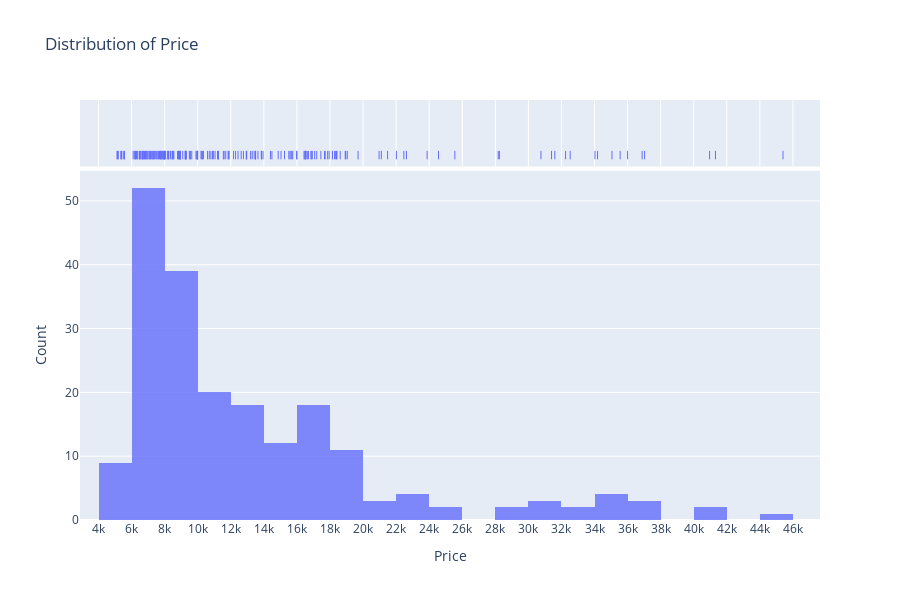

The cell this chart's notebook holds for it:
### Markdown cell above
## Der Preis wird extra dargestellt um mehr Details zu erkennen.
Es ist zu erkennen dass der Preis eine asymetrische Vertelung hat. 
### min.: 5118€
### Max.: 45400€
### mean: 13276€
### midian: 10295€

### Code cell
# Analyse von Preis:

print("-- statistische Werte von Preis --")

print("min.:", df['price'].min())
print("max.:",df['price'].max())
print("mean:",df['price'].mean())
print("median:",df['price'].median())


fig = px.histogram(df, x='price', nbins=40, marginal="rug", title='Distribution of Price', opacity=0.8)

fig.update_layout(
    xaxis_title='Price',
    yaxis_title='Count',
    height=600  # Höhe des Plots
)

fig.update_xaxes(
    tickmode='linear',
    tick0=0,
    dtick=2000
)

fig.show()

### Figure 1 — Plotly figure (JSON) as saved in the notebook; plotly's stock layout.template omitted (floating-point values rounded to 4 significant figures; data arrays with more than 128 entries replaced by an {"elided": "..."} marker saying what was removed)
{"data": [{"bingroup": "x", "hovertemplate": "price=%{x}<br>count=%{y}<extra></extra>", "legendgroup": "", "marker": {"color": "#636efa", "opacity": 0.8, "pattern": {"shape": ""}}, "name": "", "nbinsx": 40, "orientation": "v", "showlegend": false, "type": "histogram", "x": {"elided": "205 float values"}, "xaxis": "x", "yaxis": "y"}, {"boxpoints": "all", "fillcolor": "rgba(255,255,255,0)", "hoveron": "points", "hovertemplate": "price=%{x}<extra></extra>", "jitter": 0, "legendgroup": "", "line": {"color": "rgba(255,255,255,0)"}, "marker": {"color": "#636efa", "symbol": "line-ns-open"}, "name": "", "showlegend": false, "type": "box", "x": {"elided": "205 float values"}, "xaxis": "x2", "yaxis": "y2"}], "layout": {"barmode": "relative", "height": 600, "legend": {"tracegroupgap": 0}, "title": {"text": "Distribution of Price"}, "xaxis": {"anchor": "y", "domain": [0, 1], "dtick": 2000, "tick0": 0, "tickmode": "linear", "title": {"text": "Price"}}, "xaxis2": {"anchor": "y2", "domain": [0, 1], "dtick": 2000, "matches": "x", "showgrid": true, "showticklabels": false, "tick0": 0, "tickmode": "linear"}, "yaxis": {"anchor": "x", "domain": [0, 0.8316], "title": {"text": "Count"}}, "yaxis2": {"anchor": "x2", "domain": [0.8416, 1], "matches": "y2", "showgrid": false, "showline": false, "showticklabels": false, "ticks": ""}}}
